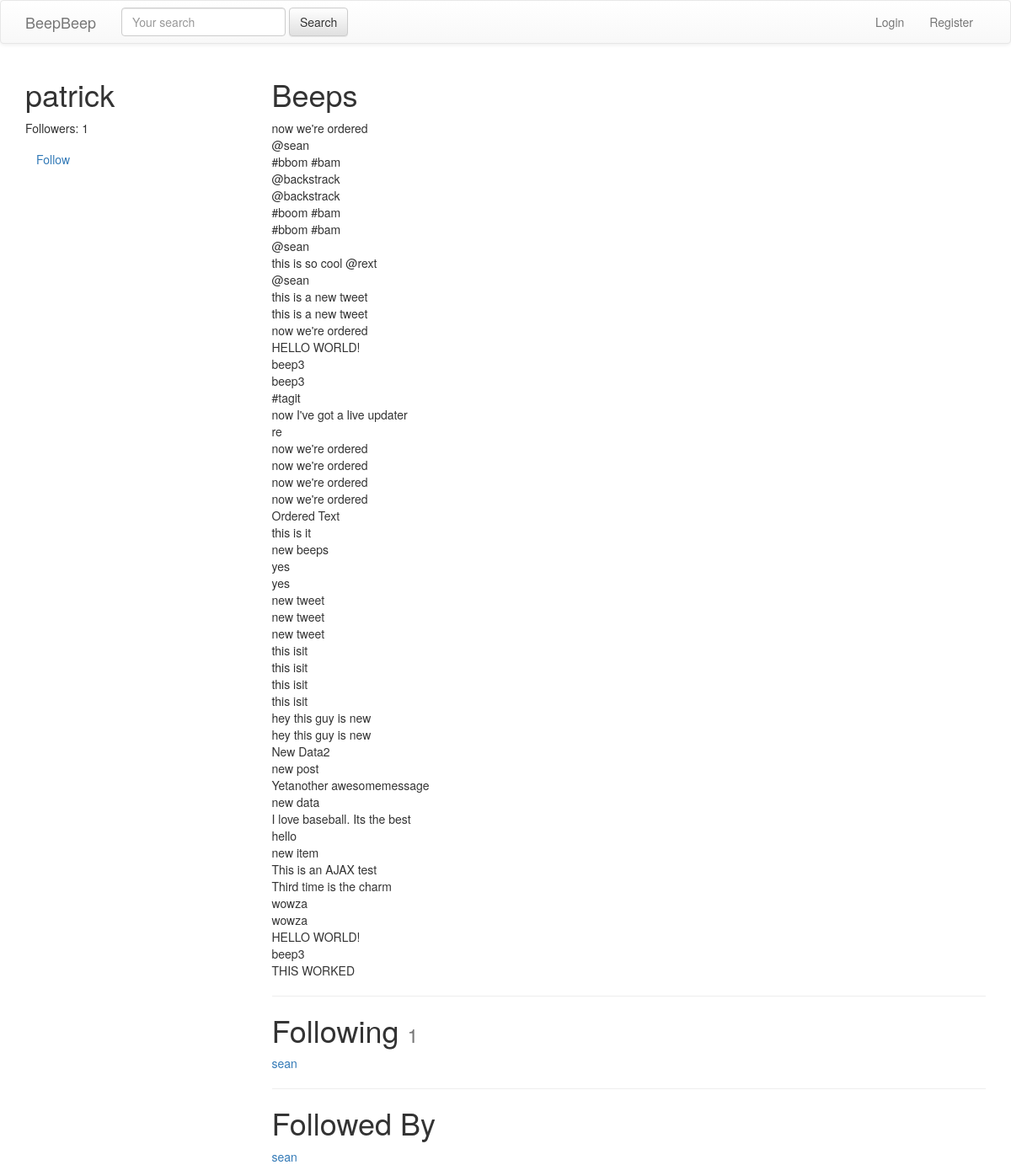
/patrick/ (signed in), run on an earlier commit of the app's database.
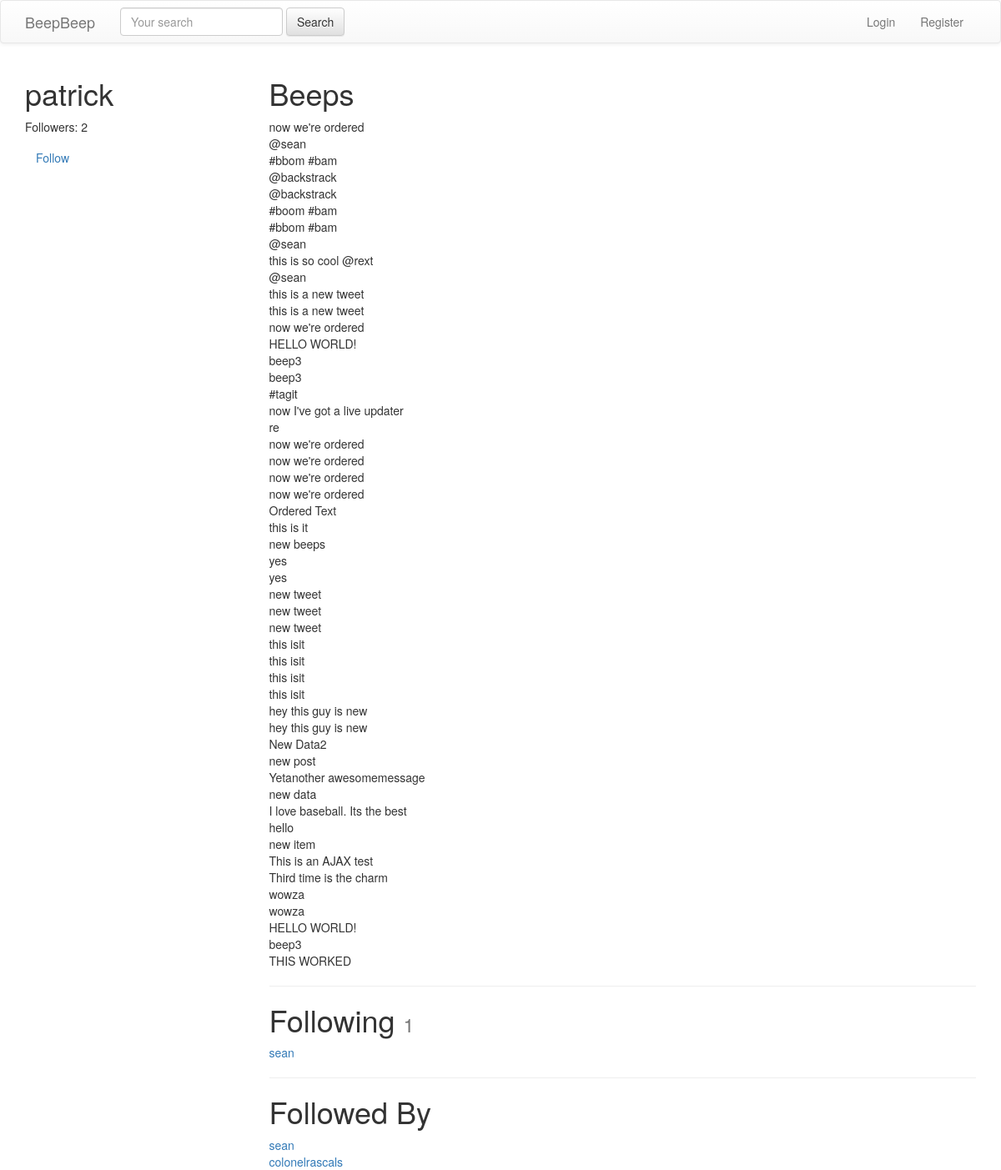
And on a later commit of the database.
### beeps/models.py (models this page shows, shortened)
class Beep(models.Model):
    parent = models.ForeignKey(
        'self', blank=True, null=True, on_delete=models.CASCADE)
    user = models.ForeignKey(settings.AUTH_USER_MODEL,
                             on_delete=models.CASCADE)
    content = models.CharField(max_length=140)
    liked = models.ManyToManyField(settings.AUTH_USER_MODEL, blank=True, related_name='liked')
    updated = models.DateTimeField(auto_now=True)
    timestamp = models.DateTimeField(auto_now_add=True)
    objects = BeepManager()
    def __str__(self):
        return str(self.content)
    class Meta:
        ordering = ['-timestamp']

### accounts/models.py (models this page shows, shortened)
class UserProfile(models.Model):
    user = models.OneToOneField(
        settings.AUTH_USER_MODEL, related_name='profile', on_delete=models.CASCADE)  # user.profile
    following = models.ManyToManyField(
        settings.AUTH_USER_MODEL, blank=True, related_name='followed_by')
    objects = UserProfileManager()  # UserProfile.objects.all()
    def get_following(self):
        users = self.following.all()
        return users.exclude(username=self.user.username)
    def get_follow_url(self):
        return reverse_lazy("profiles:follow", kwargs={"username": self.user.username})

### accounts/views.py (the view)
# urls.py: url(r'^(?P<username>[\w.@+-]+)/$', UserDetailView.as_view(), name='detail'), # /tweet/1/
class UserDetailView(DetailView):
    template_name = 'accounts/user_detail.html'
    queryset = User.objects.all()
    def get_object(self):
        return get_object_or_404(
                    User,
                    username__iexact=self.kwargs.get("username")
                    )
    def get_context_data(self, *args, **kwargs):
        context = super(UserDetailView, self).get_context_data(*args, **kwargs)
        following = UserProfile.objects.is_following(self.request.user, self.get_object())
        return context

### accounts/models.py (called while the page is built)
    def all(self):
        qs = self.get_queryset().all()
        try:
            if self.instance:
                qs = qs.exclude(user=self.instance)
        except:
            pass
        return qs

    def is_following(self, user, followed_by_user):
        user_profile, created = UserProfile.objects.get_or_create(user=user)
        if created:
            return False
        if followed_by_user in user_profile.following.all():
            return True
        return False

### accounts/templates/accounts/user_detail.html
{% extends "base.html" %} {% block content %}
<div class='row'>
    <div class='col-sm-3 col-xs-12'>
        <h1>{{ object.username }} </h1>
        <p>Followers: {{ object.followed_by.all.count }}</p>
        <p>
            <a class='btn btn-link' href='{{ object.profile.get_follow_url }}'>
                {% if following %}Unfollow{% else %}Follow{% endif %}
            </a>
        </p>
    </div>
    <div class='col-sm-9 col-xs-12'>
        <h1>Beeps</h1>
        {% for beep in object.beep_set.all %} {{ beep }}
        <br/> {% endfor %}
        <hr/>
        <h1>Following
            <small>{{ object.profile.get_following.count }}</small>
        </h1>
        {% for user in object.profile.get_following %}
        <a href='/{{ user.username }}'>{{ user.username }}</a>
        <br/> {% empty %}
        <h4>Not following any users</h4>
        {% endfor %}
        <hr/>
        <h1>Followed By</h1>
        {% for profile in object.followed_by.all %}
        <a href='/{{ profile.user.username }}'>{{ profile.user.username }}</a>
        <br/> {% empty %}
        <h4>Not followed by any users</h4>
        {% endfor %}
    </div>
</div>
{% endblock content %}

What changed in the data, as far as the page shows it:
added UserProfile: user.username "colonelrascals"
Also different on the page:
{{ object.followed_by.all.count }}: "1" → "2"
